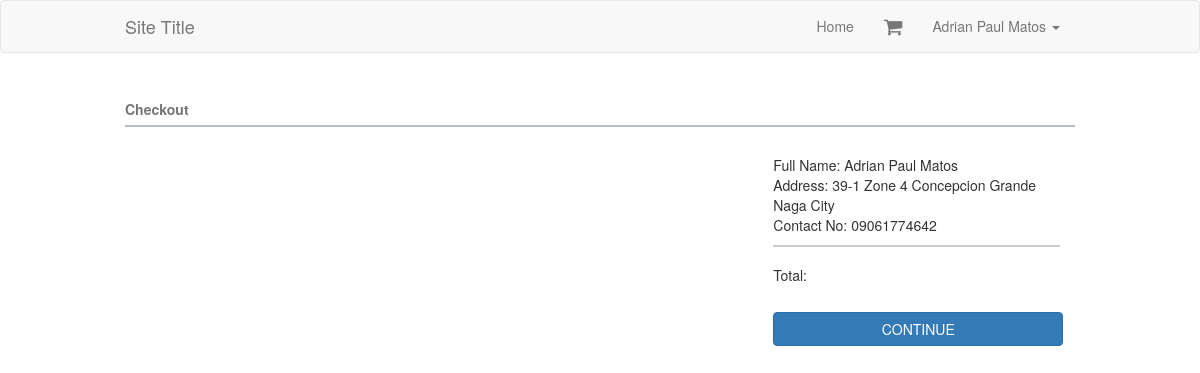
Page /checkout.php (signed in) on the committed database.
### tables this page shows
CREATE TABLE `customers` (
  `id` int(11) NOT NULL AUTO_INCREMENT,
  `firstname` varchar(45) DEFAULT NULL,
  `lastname` varchar(45) DEFAULT NULL,
  `address` varchar(150) DEFAULT NULL,
  `password` varchar(255) DEFAULT NULL,
  `email` varchar(45) DEFAULT NULL,
  `contact_no` varchar(45) DEFAULT NULL,
  PRIMARY KEY (`id`)
);

### Classes/Database.php (called while the page is built)
<?php
  class Database {
    private static $_instance;
    private $_connection;
    private $_host = 'localhost';
    private $_username = 'root';
    private $_password = '123456';
    private $_dbname = 'ecommerce';
    public static function getInstance() {
      if(!self::$_instance) {
        self::$_instance = new self();
      }
      return self::$_instance;
    }
    private function __construct() {
      try {
        $this->_connection = new PDO("mysql:host=$this->_host;dbname=$this->_dbname",
                                      $this->_username, $this->_password);
      }catch(PDOException $e) {
        echo $e->getMessage();
      }
    }
    public function getConnection() {
      return $this->_connection;
    }
  }
?>

### Classes/Customer.php (called while the page is built, shortened)
<?php
  require_once 'Database.php';
  class Customer {
    public function __construct() {
      $db = Database::getInstance();
      $this->dbh = $db->getConnection();
    }
    public function get($id) {
      $stmt = $this->dbh->prepare("SELECT * FROM customers WHERE id=$id");
      $stmt->execute();
      $result = $stmt->fetch(PDO::FETCH_OBJ);
      return $result;
    }
    public function isLoggedIn() {
      if(isset($_SESSION['user_session'])) {
        return true;
      }
      return false;
    }
  }
?>

### authenticated.php (called while the page is built, shortened)
<?php
require_once 'Classes/Customer.php';
$customer = new Customer();
?>

### checkout.php (the view, shortened to what this page needs)
<?php
include 'header.php';
include 'navbar.php';
include 'authenticated.php';
?>
<div class="container">
  <h1 class="header-title">Checkout</h1>
  <div class="checkout-container">
    <div class="col-md-8">
    </div>
    <div class="col-md-4">
      <div class="customer-info">
        <?php
          $c = $customer->get($_SESSION['user_session']);
        ?>
        <p>Full Name: <?php echo "$c->firstname $c->lastname" ?></p>
        <p>Address: <?php echo $c->address ?></p>
        <p>Contact No: <?php echo $c->contact_no ?></p>
        <p class="total">Total: <span id="txtTotal"></span></p>
      </div>
      <a id="btnContinue" class="btn btn-primary continue" href="#">CONTINUE</a>
    </div>
  </div>
</div>
<?php include 'footer.php' ?>

### navbar.php (shortened to what this page needs)
<?php
  require_once 'Classes/Customer.php';
  $customer = new Customer();
?>
<nav class="navbar navbar-default">
  <div class="container">
    <div class="navbar-header">
      <a class="navbar-brand" href="index.php">Site Title</a>
    </div>
    <div class="collapse navbar-collapse" id="top-navbar">
      <ul class="nav navbar-nav navbar-right">
        <li><a href="index.php">Home</a></li>
        <li class="shopping-cart-li">
          <a href="cart.php" class="shopping-cart-icon">
            <i class="fa fa-shopping-cart"></i>
          </a>
        </li>
        <li class="dropdown">
          <?php
            if(!$customer->isLoggedIn()) {
          ?>
            <a href="login.php">My Account</a>
          <?php
            }else {
              $c = $customer->get($_SESSION['user_session']);
          ?>
            <a href="#" class="dropdown-toggle" data-toggle="dropdown">
              <?php echo "$c->firstname $c->lastname" ?>
              <span class="caret"></span>
            </a>
          <?php
            }
          ?>
        </li>
      </ul>
    </div>
  </div>
</nav>

### assets/css/custom.css (style rules this page uses)
body { background-color: #efefef; }

### assets/css/home.css (style rules this page uses)
.container { max-width: 980px; }
body { background: #ffffff; }
.shopping-cart-icon { font-size: 20px; }
.header-title { font-size: 14px; font-weight: bold; color: #757575; border-bottom: 2px solid #b0becc; line-height: 32px; }
.btn.continue { width: 290px; margin-top: 24px; }
.customer-info { margin-top: 18px; }
.customer-info p { margin: 0; }
.customer-info .total { margin-top: 10px; border-top: 2px solid #ccc; padding-top: 12px; }

### rows in the picture
customers: firstname "Adrian Paul", lastname "Matos", address "39-1 Zone 4 Concepcion Grande Naga City", contact_no "09061774642"
